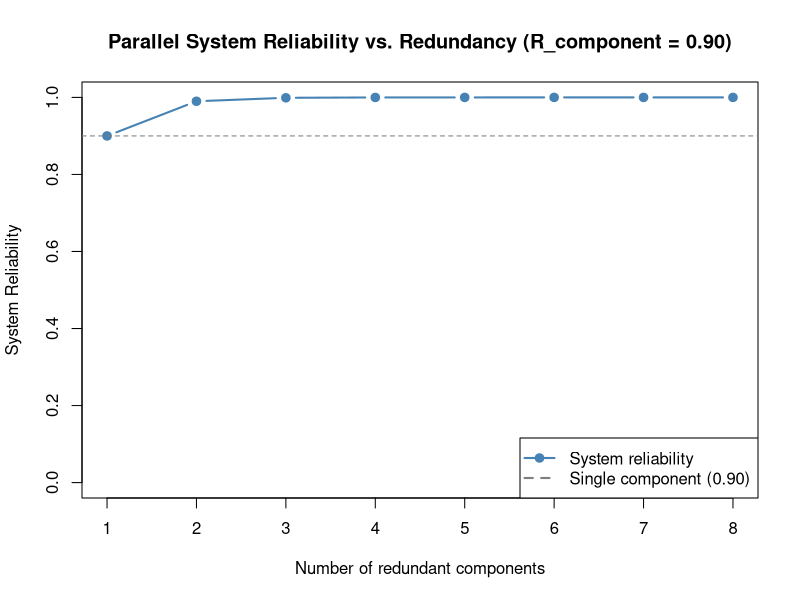

Generate this figure with R:
## ---- chunk 1
#| message: false
library(DiagrammeR)
## ---- chunk 2
grViz("
digraph series {
  rankdir = LR
  graph [bgcolor = transparent]
  node [shape = rectangle, style = filled, fillcolor = '#AED6F1',
        fontname = 'sans-serif', fontsize = 12, margin = '0.2,0.1']
  edge [arrowsize = 0.8]
  I [shape = point, width = 0.15, fillcolor = black]
  A [label = 'Motor\nR = 0.95']
  B [label = 'Pump\nR = 0.90']
  C [label = 'Valve\nR = 0.98']
  O [shape = point, width = 0.15, fillcolor = black]
  I -> A -> B -> C -> O
}
")
## ---- chunk 3
R_motor <- 0.95
R_pump  <- 0.90
R_valve <- 0.98

R_series <- R_motor * R_pump * R_valve
R_series  # ~0.838
## ---- chunk 4
R_components <- c(0.98, 0.96, 0.99, 0.94, 0.97)
# R_series <- prod(R_components)
## ---- chunk 5
R_components <- c(0.98, 0.96, 0.99, 0.94, 0.97)
R_series <- prod(R_components)
R_series  # ~0.845
## ---- chunk 6
grViz("
digraph parallel {
  rankdir = LR
  graph [bgcolor = transparent]
  node [shape = rectangle, style = filled, fillcolor = '#A9DFBF',
        fontname = 'sans-serif', fontsize = 12, margin = '0.2,0.1']
  edge [arrowsize = 0.8]
  I [shape = point, width = 0.15, fillcolor = black]
  A [label = 'Generator 1\nR = 0.90']
  B [label = 'Generator 2\nR = 0.85']
  O [shape = point, width = 0.15, fillcolor = black]
  I -> A -> O
  I -> B -> O
}
")
## ---- chunk 7
R_gen1 <- 0.90  # Generator 1
R_gen2 <- 0.85  # Generator 2

R_parallel <- 1 - (1 - R_gen1) * (1 - R_gen2)
R_parallel  # 0.985
## ---- chunk 8
n_vals <- 1:8
Rc     <- 0.90
R_par  <- 1 - (1 - Rc)^n_vals

plot(n_vals, R_par, type = "b", col = "steelblue", lwd = 2, pch = 19,
     xlab = "Number of redundant components",
     ylab = "System Reliability",
     main = "Parallel System Reliability vs. Redundancy (R_component = 0.90)",
     ylim = c(0, 1))
abline(h = Rc, col = "gray50", lty = 2)
legend("bottomright",
       legend = c("System reliability", "Single component (0.90)"),
       col = c("steelblue", "gray50"), lty = c(1, 2), pch = c(19, NA), lwd = 2)
## ---- chunk 9
R_components <- c(0.88, 0.88, 0.88)
# R_parallel <- 1 - prod(1 - R_components)
## ---- chunk 10
R_components <- c(0.88, 0.88, 0.88)
R_parallel <- 1 - prod(1 - R_components)
R_parallel  # ~0.9983
## ---- chunk 11
grViz("
digraph mixed {
  rankdir = LR
  graph [bgcolor = transparent]
  node [shape = rectangle, style = filled, fillcolor = '#F9E79F',
        fontname = 'sans-serif', fontsize = 12, margin = '0.2,0.1']
  edge [arrowsize = 0.8]
  I [shape = point, width = 0.15, fillcolor = black]
  S [label = 'Sensor\nR = 0.95']
  T [label = 'Transmitter\nR = 0.97']
  A1 [label = 'Actuator 1\nR = 0.90']
  A2 [label = 'Actuator 2\nR = 0.90']
  O [shape = point, width = 0.15, fillcolor = black]
  I -> S -> T -> A1 -> O
  T -> A2 -> O
}
")
## ---- chunk 12
# Subsystem A (series)
R_A <- 0.95 * 0.97
R_A

# Subsystem B (parallel)
R_B <- 1 - (1 - 0.90) * (1 - 0.90)
R_B

# Overall system (A and B in series)
R_system <- R_A * R_B
R_system
## ---- chunk 13
grViz("
digraph koon {
  rankdir = LR
  graph [bgcolor = transparent]
  node [shape = rectangle, style = filled, fillcolor = '#D7BDE2',
        fontname = 'sans-serif', fontsize = 12, margin = '0.2,0.1']
  edge [arrowsize = 0.8]
  I  [shape = point, width = 0.15, fillcolor = black]
  C1 [label = 'Computer 1\nR = 0.99']
  C2 [label = 'Computer 2\nR = 0.99']
  C3 [label = 'Computer 3\nR = 0.99']
  V  [label = 'Voter\n(2-of-3)', shape = diamond, fillcolor = '#F1948A', fontsize = 11]
  O  [shape = point, width = 0.15, fillcolor = black]
  I -> C1 -> V
  I -> C2 -> V
  I -> C3 -> V
  V -> O
}
")
## ---- chunk 14
n <- 3      # total components
k <- 2      # minimum required
p <- 0.99   # individual reliability

R_voting <- 1 - pbinom(k - 1, n, 1 - p)
R_voting  # 0.9997
## ---- chunk 15
n <- 5
k <- 3
p <- 0.95
# R_sys <- 1 - pbinom(k - 1, n, 1 - p)
## ---- chunk 16
n <- 5
k <- 3
p <- 0.95
R_sys <- 1 - pbinom(k - 1, n, 1 - p)
R_sys  # ~0.9988
## ---- chunk 17
lambda <- 0.01  # failures per hour

MTTF_single   <- 1 / lambda
MTTF_parallel <- (1 / lambda) * (1 + 1/2)

MTTF_single    # 100 hours
MTTF_parallel  # 150 hours — 50% longer with one spare
## ---- chunk 18
lambda <- 0.001   # total component failure rate (per hour)
t      <- 1000    # mission time (hours)

beta_vals <- c(0, 0.05, 0.10, 0.20)

results <- sapply(beta_vals, function(b) {
  R_ind <- exp(-(1 - b) * lambda * t)   # independent reliability
  R_ccf <- exp(-b * lambda * t)         # common-cause reliability
  R_sys <- (1 - (1 - R_ind)^2) * R_ccf
  round(R_sys, 4)
})

data.frame(beta_CCF = beta_vals, R_system = results)
## ---- chunk 19
grViz("
digraph fta {
  rankdir = TB
  graph [bgcolor = transparent]
  node [fontname = 'sans-serif', fontsize = 12, style = filled]
  edge [arrowsize = 0.8]
  Top [label = 'System\nFailure',  shape = rectangle, fillcolor = '#E74C3C', fontcolor = white]
  OR  [label = 'OR Gate',          shape = diamond,   fillcolor = '#F39C12']
  F1  [label = 'Component A\nFails', shape = ellipse, fillcolor = '#AED6F1']
  F2  [label = 'Component B\nFails', shape = ellipse, fillcolor = '#AED6F1']
  Top -> OR
  OR  -> F1
  OR  -> F2
}
")
## ---- chunk 20
# Step 1 — Water supply subsystem
R_pump_parallel <- 1 - (1 - 0.92)^2
R_water <- R_pump_parallel * 0.99
R_water

# Step 2 — Control subsystem
R_control <- 1 - (1 - 0.97) * (1 - 0.95)
R_control

# Step 3 — Overall system (both subsystems in series)
R_system <- R_water * R_control
R_system
## ---- chunk 21
R_pump1  <- 0.92
R_pump2  <- 0.92
R_filter <- 0.999   # upgraded from 0.99
R_ctrl1  <- 0.97
R_ctrl2  <- 0.95
## ---- chunk 22
R_pump1  <- 0.92
R_pump2  <- 0.92
R_filter <- 0.999
R_ctrl1  <- 0.97
R_ctrl2  <- 0.95

R_pump_parallel <- 1 - (1 - R_pump1) * (1 - R_pump2)
R_water   <- R_pump_parallel * R_filter
R_control <- 1 - (1 - R_ctrl1) * (1 - R_ctrl2)
R_system  <- R_water * R_control
R_system  # ~0.985
